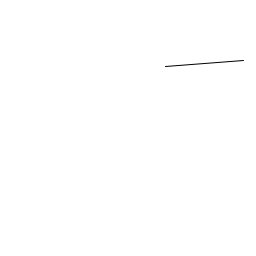
Frame 1 (no input)
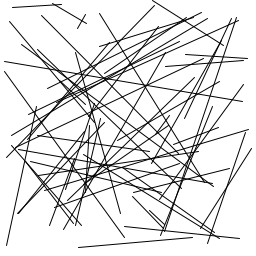
Frame 60 (the mouse pressed at the canvas centre just before this capture)
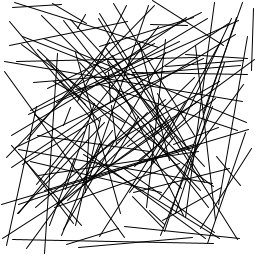
Frame 120 (the mouse held since frame 60 and released just before this capture)

The Processing sketch that drew these frames (run headless with seeded random() and noise(); from frame 60 on, the mouse is pressed at the canvas centre):

// Processing sketch: processing_125195
// ── processing_125195.pde


void setup() {
  size(256, 256);
  background(255);
}

void draw() {
  stroke(0);
  line(random(width), random(height), random(width), random(height));
  
  
}
